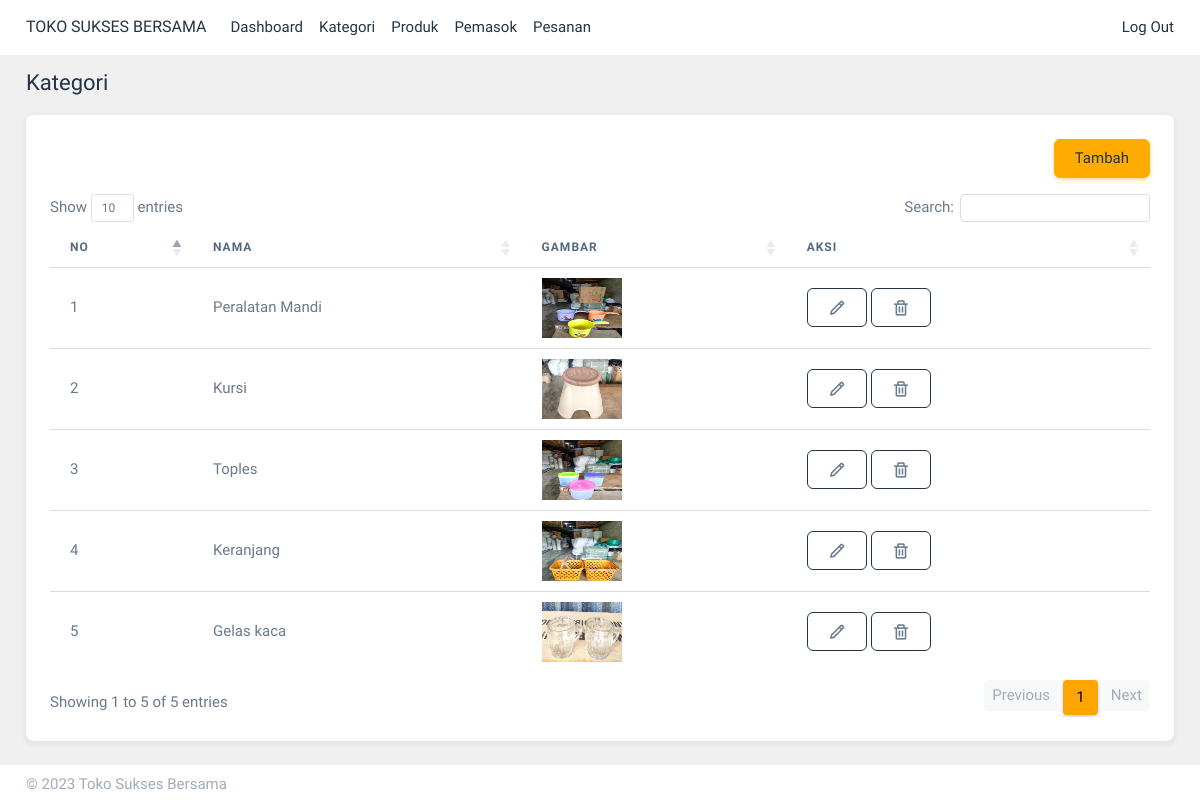
Screenshot of /admin/index.php?page=kategori (signed in) with the database file from the repository.
### tables this page shows
CREATE TABLE IF NOT EXISTS `kategori` (
  `id` int(11) NOT NULL AUTO_INCREMENT,
  `nama` varchar(255) NOT NULL,
  `slug` varchar(255) NOT NULL,
  `gambar` varchar(255) DEFAULT NULL,
  PRIMARY KEY (`id`)
);

### admin/page/kategori/index.php (the view, shortened to what this page needs)
<div class="container-xxl">
<h4 class="py-3 mb-1 text-dark">
        Kategori
    </h4>
    <div class="row">
        <div class="col-lg-12 mb-4 order-0">
            <div class="card">
                <div class="card-body">
                    <div class="d-flex justify-content-end">
                        <div>
                            <a href="?page=kategori&aksi=tambah" class="btn btn-warning text-dark">Tambah</a>
                        </div>
                    </div>
                    <div class="table-responsive text-nowrap mt-3">
                        <table class="table" id="table" >
                            <thead>
                                <tr>
                                    <th>No</th>
                                    <th>Nama</th>
                                    <th>Gambar</th>
                                    <th>Aksi</th>
                                </tr>
                            </thead>
                            <tbody class="table-border-bottom-0">
                                <?php
                                $no = 1;
                                $query = "SELECT * FROM kategori";
                                $result = mysqli_query($koneksi, $query);
                                while ($row = mysqli_fetch_assoc($result)) : ?>
                                    <tr>
                                        <td><?= $no++; ?></td>
                                        <td><?= $row['nama']; ?></td>
                                        <td>
                                            <a href="assets/img/kategori/<?= $row['gambar']; ?>" target="_blank">
                                                <img src="assets/img/kategori/<?= $row['gambar']; ?>" alt="" srcset="" width="80" height="60">
                                            </a>
                                        </td>
                                        <td>
                                            <a href="?page=kategori&aksi=edit&id=<?= $row['id']; ?>" class="btn border-dark"><i class='bx bx-pencil'></i></a>
                                            <a href="?page=kategori&aksi=hapus&id=<?= $row['id']; ?>" class="btn border-dark" onclick="return confirm('Anda yakin akan menghapus data tersebut?')"><i class='bx bx-trash'></i></a>
                                        </td>
                                    </tr>
                                <?php endwhile; ?>
                            </tbody>
                        </table>
                    </div>
                </div>
            </div>
        </div>
    </div>
</div>

### rows the page displays
kategori: nama "Peralatan Mandi", gambar (picture)
kategori: nama "Kursi", gambar (picture)
kategori: nama "Toples", gambar (picture)
kategori: nama "Keranjang", gambar (picture)
kategori: nama "Gelas kaca", gambar (picture)
